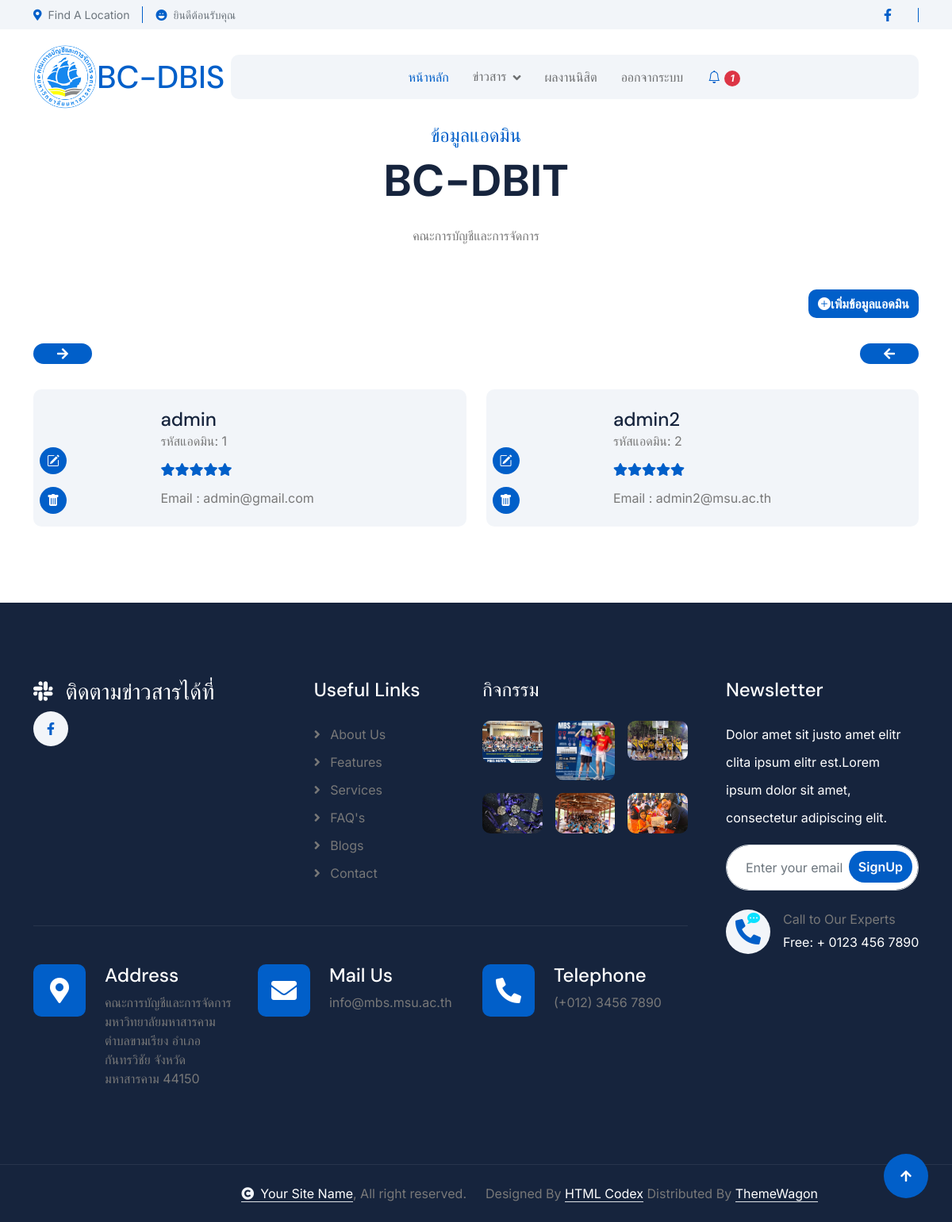
The page /LifeSure-1.0.0/admin.php on the database its author committed.
### tables this page shows
CREATE TABLE `adminn` (
  `a_id` int(11) NOT NULL,
  `a_name` varchar(200) NOT NULL,
  `a_email` text NOT NULL,
  `a_password` text NOT NULL
);

### LifeSure-1.0.0/admin.php (the view, shortened to what this page needs)
<?php
    include_once("connect.php");
    $sql = "SELECT COUNT(*) AS unread_count FROM mesage WHERE m_intification = 'unread'";
    $result = $conn->query($sql);
    $row = $result->fetch_assoc();
    $unread_count = $row['unread_count'];
?>
<html lang="en">
    <head>
        <link rel="stylesheet" href="https://use.fontawesome.com/releases/v5.15.4/css/all.css"/>
        <link href="https://cdn.jsdelivr.net/npm/bootstrap-icons@1.4.1/font/bootstrap-icons.css" rel="stylesheet">
        <link rel="stylesheet" href="lib/animate/animate.min.css"/>
        <link href="lib/lightbox/css/lightbox.min.css" rel="stylesheet">
        <link href="lib/owlcarousel/assets/owl.carousel.min.css" rel="stylesheet">
        <link href="css/bootstrap.min.css" rel="stylesheet">
        <link href="css/style.css" rel="stylesheet">
    </head>
    <body>
        <div class="container-fluid topbar px-0 px-lg-4 bg-light py-2 d-none d-lg-block">
            <div class="container">
                <div class="row gx-0 align-items-center">
                    <div class="col-lg-8 text-center text-lg-start mb-lg-0">
                        <div class="d-flex flex-wrap">
                            <div class="border-end border-primary pe-3">
                                <a href="https://shorturl.asia/Lw9xf" class="text-muted small"><i class="fas fa-map-marker-alt text-primary me-2"></i>Find A Location</a>
                            </div>
                            <div class="ps-3">
                                <div class="text-muted small"><i class="bi bi-emoji-laughing-fill text-primary me-2"></i>ยินดีต้อนรับคุณ <?=$_SESSION['aname'];?></div>
                            </div>
                        </div>
                    </div>
                    <div class="col-lg-4 text-center text-lg-end">
                        <div class="d-flex justify-content-end">
                            <div class="d-flex border-end border-primary pe-3">
                                <a class="btn p-0 text-primary me-3" href="https://www.facebook.com/bc.mbs.thailand"><i class="fab fa-facebook-f"></i></a>
                            </div>
                        </div>
                    </div>
                </div>
            </div>
        </div>
        <div class="container-fluid nav-bar px-0 px-lg-4 py-lg-0">
            <div class="container">
                <nav class="navbar navbar-expand-lg navbar-light">
                <img src="image/1.jpg" class="rounded-circle" width="80" height="80">
                        <h1 class="text-primary mb-0 text-primary me-2"></i>BC-DBIS</h1>
                    <div class="collapse navbar-collapse" id="navbarCollapse">
    <div class="navbar-nav mx-0 mx-lg-auto d-flex align-items-center">
        <a href="indexadmin.php" class="nav-item nav-link active">หน้าหลัก</a>
        <div class="nav-item dropdown">
            <a href="#" class="nav-link dropdown-toggle" data-bs-toggle="dropdown">ข่าวสาร</a>
        </div>
        <a href="performance-admin.php" class="nav-item nav-link">ผลงานนิสิต</a>
        <a href="logout.php" class="nav-item nav-link">ออกจากระบบ</a>
        <div class="service-icon p-3">
    <a href="direct.php">
        <i class="bi bi-bell fa-2x">
            <?php if ($unread_count > 0): ?>
                <span class="badge bg-danger"><?= $unread_count ?></span>
            <?php endif; ?>
        </i>
    </a>
</div>
    </div>
</div>
                        </div>
                    </div>
           <div class="container-fluid testimonial pb-5">
    <div class="container pb-5">
        <div class="text-center mx-auto pb-5 wow fadeInUp" data-wow-delay="0.2s" style="max-width: 800px;">
            <h4 class="text-primary">ข้อมูลแอดมิน</h4>
            <h1 class="display-4 mb-4">BC-DBIT</h1>
            <p class="mb-0">คณะการบัญชีและการจัดการ</p>
        </div>
        <div style="display: flex; justify-content: flex-end;">
                    <a href="admin_insert.php" class="btn btn-primary my-2" ><i class="bi bi-plus-circle-fill"></i>เพิ่มข้อมูลแอดมิน</a><br>
                </div><br>
        <div class="owl-carousel testimonial-carousel wow fadeInUp" data-wow-delay="0.2s">
            <?php
            include("connect.php");
            $sql = "SELECT * FROM adminn";
            $rs = mysqli_query($conn, $sql);
            while ($data = mysqli_fetch_array($rs)) {
            ?>
                <div class="testimonial-item bg-light rounded position-relative" style="min-height: auto;">
    <div class="row g-0">
        <div class="col-4 col-lg-4 col-xl-3 position-relative">
            <div class="team-icon position-absolute bottom-0 start-0 p-2">
                <p>
                    <a class="btn btn-primary btn-sm-square rounded-pill mb-2" href="admin_edit.php?a_id=<?= $data['a_id']; ?>">
                        <i class="bi bi-pencil-square"></i>
                    </a>
                </p>
                <a class="btn btn-primary btn-sm-square rounded-pill mb-2" href="admin_delete.php?a_id=<?= $data['a_id']; ?>">
                    <i class="bi bi-trash-fill"></i>
                </a>
            </div>
        </div>
        <div class="col-8 col-lg-8 col-xl-9">
            <div class="d-flex flex-column my-auto text-start p-4">
                <h4 class="text-dark mb-0"><?= htmlspecialchars($data['a_name']); ?></h4>
                <p class="mb-3">รหัสแอดมิน: <?= htmlspecialchars($data['a_id']); ?></p>
                <div class="d-flex text-primary mb-3">
                    <i class="fas fa-star"></i>
                    <i class="fas fa-star"></i>
                    <i class="fas fa-star"></i>
                    <i class="fas fa-star"></i>
                    <i class="fas fa-star"></i>
                </div>
                <p class="mb-0">Email : <?= htmlspecialchars($data['a_email']); ?></p>
            </div>
        </div>
    </div>
</div>
            <?php
            }
            ?>
        </div>
    </div>
</div>
 <div class="container-fluid footer py-5 wow fadeIn" data-wow-delay="0.2s">
            <div class="container py-5">
                <div class="row g-5">
                    <div class="col-xl-9">
                        <div class="mb-5">
                            <div class="row g-4">
                                <div class="col-md-6 col-lg-6 col-xl-5">
                                    <div class="footer-item">
                                        <a href="index.html" class="p-0">
                                            <h3 class="text-white"><i class="fab fa-slack me-3"></i>ติดตามข่าวสารได้ที่</h3>
                                        </a>
                                        <div class="footer-btn d-flex">
                                            <a class="btn btn-md-square rounded-circle me-3" href="https://www.facebook.com/mbstogether"><i class="fab fa-facebook-f"></i></a>
                                        </div>
                                    </div>
                                </div>
                                <div class="col-md-6 col-lg-6 col-xl-3">
                                    <div class="footer-item">
                                        <h4 class="text-white mb-4">Useful Links</h4>
                                        <a href="#"><i class="fas fa-angle-right me-2"></i> About Us</a>
                                        <a href="#"><i class="fas fa-angle-right me-2"></i> Features</a>
                                        <a href="#"><i class="fas fa-angle-right me-2"></i> Services</a>
                                        <a href="#"><i class="fas fa-angle-right me-2"></i> FAQ's</a>
                                        <a href="#"><i class="fas fa-angle-right me-2"></i> Blogs</a>
                                        <a href="#"><i class="fas fa-angle-right me-2"></i> Contact</a>
                                    </div>
                                </div>
                                <div class="col-md-6 col-lg-6 col-xl-4">
                                    <div class="footer-item">
                                        <h4 class="mb-4 text-white">กิจกรรม</h4>
                                        <div class="row g-3">
                                            <div class="col-4">
                                                <div class="footer-instagram rounded">
                                                    <img src="img/ac1.jpg" class="img-fluid w-100" alt="">
                                                </div>
                                           </div>
                                           <div class="col-4">
                                                <div class="footer-instagram rounded">
                                                    <img src="img/ac2.jpg" class="img-fluid w-100" alt="">
                                                </div>
                                           </div>
                                            <div class="col-4">
                                                <div class="footer-instagram rounded">
                                                    <img src="img/ac3.jpg" class="img-fluid w-100" alt="">
                                                </div>
                                           </div>
                                            <div class="col-4">
                                                <div class="footer-instagram rounded">
                                                    <img src="img/ac4.jpg" class="img-fluid w-100" alt="">
                                                </div>
                                           </div>
                                            <div class="col-4">
                                                <div class="footer-instagram rounded">
                                                    <img src="img/ac5.jpg" class="img-fluid w-100" alt="">
                                                </div>
                                           </div>
                                           <div class="col-4">
                                                <div class="footer-instagram rounded">
                                                    <img src="img/ac6.jpg" class="img-fluid w-100" alt="">
                                                </div>
                                            </div>
                                        </div>
                                    </div>
                                </div>
                            </div>
                        </div>
                        <div class="pt-5" style="border-top: 1px solid rgba(255, 255, 255, 0.08);">
                            <div class="row g-0">
                                <div class="col-12">
                                    <div class="row g-4">
                                        <div class="col-lg-6 col-xl-4">
                                            <div class="d-flex">
                                                <div class="btn-xl-square bg-primary text-white rounded p-4 me-4">
                                                    <i class="fas fa-map-marker-alt fa-2x"></i>
                                                </div>
                                                <div>
                                                    <h4 class="text-white">Address</h4>
                                                    <p class="mb-0">คณะการบัญชีและการจัดการ มหาวิทยาลัยมหาสารคาม
ตำบลขามเรียง อำเภอกันทรวิชัย จังหวัดมหาสารคาม
44150</p>
                                                </div>
                                            </div>
                                        </div>
                                        <div class="col-lg-6 col-xl-4">
                                            <div class="d-flex">
                                                <div class="btn-xl-square bg-primary text-white rounded p-4 me-4">
                                                    <i class="fas fa-envelope fa-2x"></i>
                                                </div>
                                                <div>
                                                    <h4 class="text-white">Mail Us</h4>
                                                    <p class="mb-0">info@mbs.msu.ac.th</p>
                                                </div>
                                            </div>
                                        </div>
                                        <div class="col-lg-6 col-xl-4">
                                            <div class="d-flex">
                                                <div class="btn-xl-square bg-primary text-white rounded p-4 me-4">
                                                    <i class="fa fa-phone-alt fa-2x"></i>
                                                </div>
                                                <div>
                                                    <h4 class="text-white">Telephone</h4>
                                                    <p class="mb-0">(+012) 3456 7890</p>
                                                </div>
                                            </div>
                                        </div>
                                    </div>
                                </div>
                            </div>
                        </div>
                    </div>
                    <div class="col-xl-3">
                        <div class="footer-item">
                            <h4 class="text-white mb-4">Newsletter</h4>
                            <p class="text-white mb-3">Dolor amet sit justo amet elitr clita ipsum elitr est.Lorem ipsum dolor sit amet, consectetur adipiscing elit.</p>
                            <div class="position-relative rounded-pill mb-4">
                                <input class="form-control rounded-pill w-100 py-3 ps-4 pe-5" type="text" placeholder="Enter your email">
                                <button type="button" class="btn btn-primary rounded-pill position-absolute top-0 end-0 py-2 mt-2 me-2">SignUp</button>
                            </div>
                            <div class="d-flex flex-shrink-0">
                                <div class="footer-btn">
                                    <a href="#" class="btn btn-lg-square rounded-circle position-relative wow tada" data-wow-delay=".9s">
                                        <i class="fa fa-phone-alt fa-2x"></i>
                                        <div class="position-absolute" style="top: 2px; right: 12px;">
                                            <span><i class="fa fa-comment-dots text-secondary"></i></span>
                                        </div>
                                    </a>
                                </div>
                                <div class="d-flex flex-column ms-3 flex-shrink-0">
                                    <span>Call to Our Experts</span>
                                    <a href="tel:+ 0123 456 7890"><span class="text-white">Free: + 0123 456 7890</span></a>
                                </div>
                            </div>
                        </div>
                    </div>
                </div>
            </div>
        </div>
        <div class="container-fluid copyright py-4">
            <div class="container">
                <div class="row g-4 align-items-center">
                    <div class="col-md-6 text-center text-md-end mb-md-0">
                        <span class="text-body"><a href="#" class="border-bottom text-white"><i class="fas fa-copyright text-light me-2"></i>Your Site Name</a>, All right reserved.</span>
                    </div>
                    <div class="col-md-6 text-center text-md-start text-body">
                        Designed By <a class="border-bottom text-white" href="https://htmlcodex.com">HTML Codex</a> Distributed By <a class="border-bottom text-white" href="https://themewagon.com">ThemeWagon</a>
                    </div>
                </div>
            </div>
        </div>
        <a href="#" class="btn btn-primary btn-lg-square rounded-circle back-to-top"><i class="fa fa-arrow-up"></i></a>
    </body>
</html>

### rows shown on the page
adminn: a_name "admin", a_id "1", a_email "admin@gmail.com"
adminn: a_name "admin2", a_id "2", a_email "admin2@msu.ac.th"

### other values the page prints
$unread_count "1"
